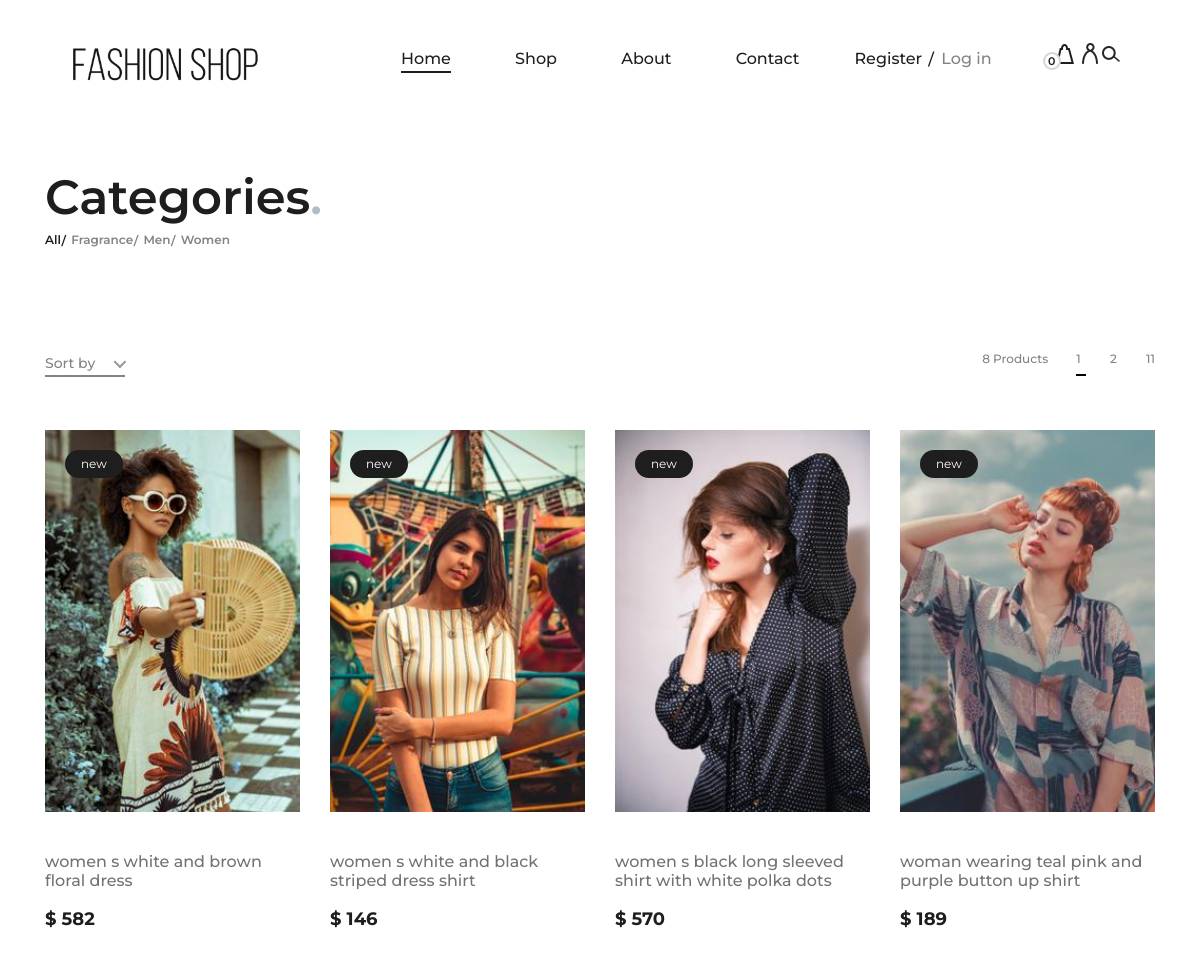
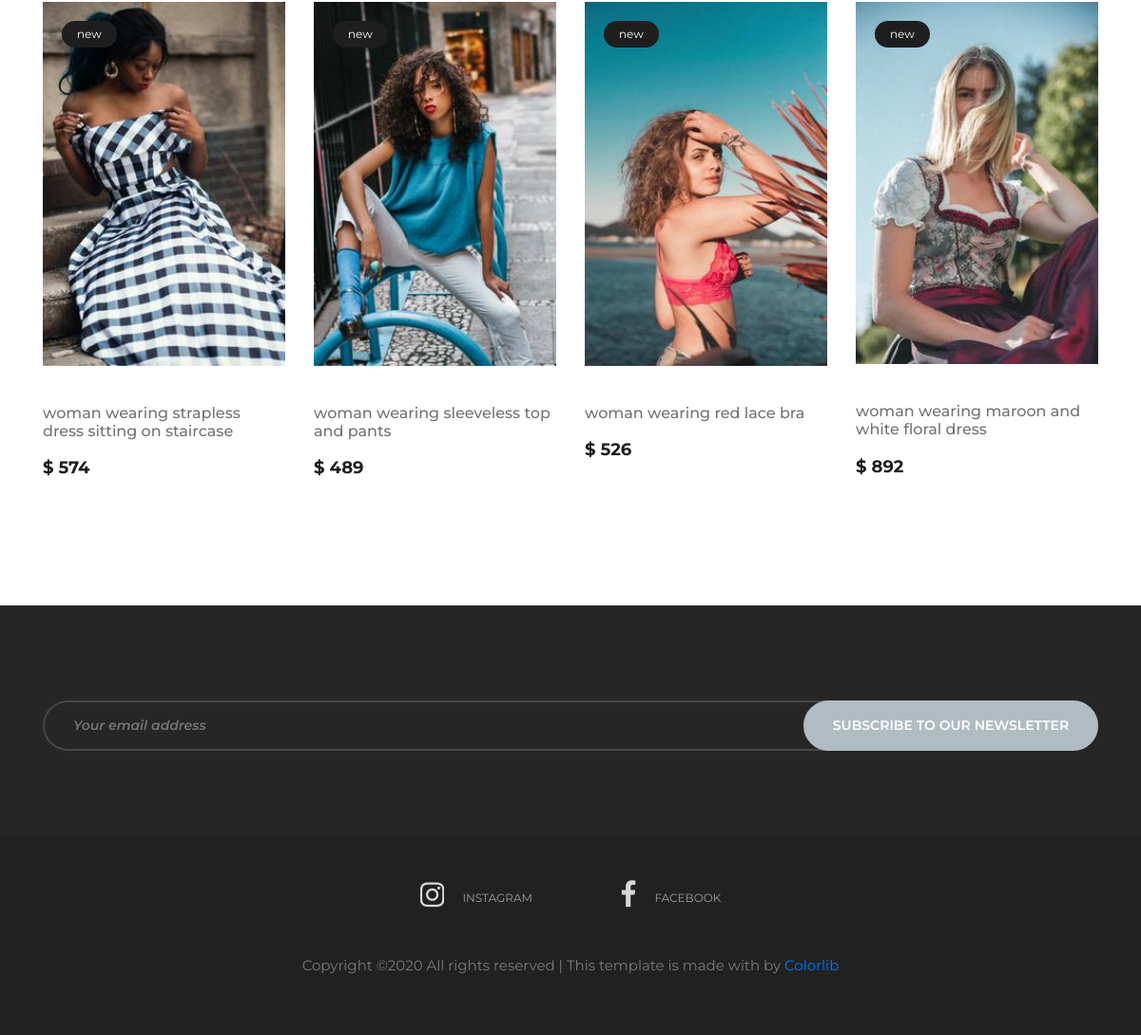
The page /categories on the database its author committed (2 pictures, top to bottom).
### fashionshop/models.py (models this page shows, shortened)
class Category(db.Model):
    id = db.Column(db.Integer, primary_key = True)
    name = db.Column(db.String(100), nullable = False)
    products = db.relationship('Product', backref='type', lazy = True)

class Product(db.Model):
    id = db.Column(db.Integer, primary_key = True)
    title = db.Column(db.String(100), nullable = False)
    date_posted = db.Column(db.DateTime, nullable = False, default = datetime.utcnow)
    price = db.Column(db.Integer, nullable = False)
    description = db.Column(db.Text, nullable=False)
    image_file = db.Column(db.String(), nullable = True, default='default.jpg')
    category_id = db.Column(db.Integer, db.ForeignKey('category.id'), nullable = False)
    cartitems = db.relationship('CartItem', backref='Product', lazy = True)
    comments = db.relationship('Comment', backref='product', lazy = True)

### fashionshop/routes.py (the view)
@app.route('/categories')
def categories():
    page = request.args.get('page', 1, type = int)
    products = Product.query.order_by(Product.title.desc()).paginate(page = page, per_page = 8)
    categories = Category.query.all()
    return render_template('categories.html', title = 'Categories', products = products, categories = categories)

### fashionshop/templates/categories.html (shortened to what this page needs)
{% extends "layout.html" %}
{% block content %}
<section class="page-add">
    <div class="container">
        <div class="row">
            <div class="col-lg-4">
                <div class="page-breadcrumb">
                    <h2>Categories<span>.</span></h2>
                    {% if not category %}
                        <a class="active" href="{{ url_for('categories')}}">All</a>
                    {% else %}
                        <a href="{{ url_for('categories')}}">All</a>
                    {% endif%}
                    {% for categori in categories %}
                        {% if categori == category %}
                            <a class="active" href="{{ url_for('category',category_name = categori.name)}}">{{ category.name }}</a>
                        {% else %}
                            <a href="{{ url_for('category',category_name = categori.name)}}">{{ categori.name }}</a>
                        {% endif %}
                    {% endfor %}
                </div>
            </div>
        </div>
    </div>
</section>
<section class="categories-page spad">
    <div class="container">
        <div class="categories-controls">
            <div class="row">
                <div class="col-lg-12">
                    <div class="categories-filter">
                        <div class="cf-left">
                        </div>
                        <div class="cf-right">
                            <span>8 Products</span>
                            {% for page_num in products.iter_pages(left_edge = 1, right_edge = 1, left_current = 1, right_current = 2) %}
                                {% if page_num %}
                                    {% if products.page == page_num %}
                                        <a href="{{ url_for('categories', page = page_num )}}" class="active"> {{ page_num }}</a>
                                    {% else %}
                                        <a href="{{ url_for('categories', page = page_num )}}"> {{ page_num }}</a>
                                    {% endif %}
                                {% endif%}
                            {% endfor %}
                        </div>
                    </div>
                </div>
            </div>
        </div>
        <div class="row">
            {% for product in products.items %}
            <div class="col-lg-3 col-md-6">
                <div class="single-product-item">
                    <figure>
                        <img src="{{ url_for('static', filename='img/products/' + product.image_file) }}" alt="">
                        <div class="p-status">new</div>
                    </figure>
                    <div class="product-text">
                        <a href="{{ url_for('product', product_id = product.id)}}">
                            <h6> {{ product.title }}</h6>
                        </a>
                        <p>$ {{ product.price }}</p>
                    </div>
                </div>
            </div>
            {% endfor %}
    </div>
</section>
{% endblock content %}

### fashionshop/static/css/style.css (style rules this page uses)
html, body { height: 100%; font-family: "Montserrat", sans-serif; -webkit-font-smoothing: antialiased; font-smoothing: antialiased; background: none; }
h1, h2, h3, h4, h5, h6 { margin: 0; color: #111111; font-weight: 500; font-family: "Montserrat", sans-serif; }
h2 { font-size: 36px; }
h6 { font-size: 16px; }
p { font-size: 15px; color: #7b7b7b; font-weight: 400; line-height: 1.6; font-family: "Montserrat", sans-serif; margin: 0 0 15px 0; }
img { max-width: 100%; }
.spad { padding-top: 100px; padding-bottom: 100px; }
.single-product-item { margin-bottom: 30px; }
.single-product-item figure { margin-bottom: 40px; position: relative; overflow: hidden; }
.single-product-item figure img { min-width: 100%; }
.single-product-item figure .p-status { position: absolute; left: 20px; top: 20px; padding: 5px 16px; font-size: 12px; background: #1e1e1e; color: #fff; border-radius: 50px; }
.single-product-item .product-text { text-align: center; }
.single-product-item .product-text h6 { color: #727272; margin-bottom: 15px; }
.single-product-item .product-text p { color: #1e1e1e; font-size: 18px; font-weight: 700; margin-bottom: 0; }
.page-add { padding-top: 31px; margin-bottom: 92px; }
.page-add .page-breadcrumb { padding-top: 34px; }
.page-add .page-breadcrumb h2 { color: #1e1e1e; font-size: 48px; font-weight: 600; }
.page-add .page-breadcrumb h2 span { color: #B0BCC2; }
.page-add .page-breadcrumb a { color: #838383; display: inline-block; font-size: 12px; font-weight: 600; margin-right: 6px; position: relative; }
.page-add .page-breadcrumb a.active { color: #1e1e1e; }
.page-add .page-breadcrumb a:last-child:after { display: none; }
.page-add .page-breadcrumb a:after { position: absolute; top: 1px; right: -5px; content: "/"; }
.categories-controls { margin-bottom: 45px; }
.categories-controls .categories-filter .cf-left { float: left; }
.categories-controls .categories-filter .cf-right { float: right; line-height: 30px; }
.categories-controls .categories-filter .cf-right span { color: #838383; font-size: 12px; font-weight: 500; margin-right: 24px; }
.categories-controls .categories-filter .cf-right a { color: #838383; display: inline-block; font-size: 12px; font-weight: 500; margin-right: 25px; position: relative; }
.categories-controls .categories-filter .cf-right a.active:after { opacity: 1; }
.categories-controls .categories-filter .cf-right a:after { position: absolute; left: 0; bottom: -2px; width: 10px; height: 2px; background: #000000; content: ""; opacity: 0; -webkit-transition: all 0.3s; transition: all 0.3s; }
.categories-controls .categories-filter .cf-right a:last-child { margin-right: 0; }
.categories-page { padding-top: 0; }
.categories-page .single-product-item figure { position: relative; z-index: 1; }
.categories-page .single-product-item figure:after { position: absolute; left: 0; top: 0; height: 100%; width: 100%; background: #000000; content: ""; opacity: 0; -webkit-transition: all 0.3s; transition: all 0.3s; }
.categories-page .single-product-item figure .p-status { z-index: 99; }
.categories-page .single-product-item .product-text { text-align: left; display: block; }
.categories-page .single-product-item .product-text a { display: block; }

### rows shown on the page
Category: name "Fragrance"
Category: name "Men"
Category: name "Women"
Product: image_file (picture), title "women s white and brown floral dress", price "582"
Product: image_file (picture), title "women s white and black striped dress shirt", price "146"
Product: image_file (picture), title "women s black long sleeved shirt with white polka dots", price "570"
Product: image_file (picture), title "woman wearing teal pink and purple button up shirt", price "189"
Product: image_file (picture), title "woman wearing strapless dress sitting on staircase", price "574"
Product: image_file (picture), title "woman wearing sleeveless top and pants", price "489"
Product: image_file (picture), title "woman wearing red lace bra", price "526"
Product: image_file (picture), title "woman wearing maroon and white floral dress", price "892"

### other values the page prints
{{ page_num }} "1"
{{ page_num }} "2" "11"
